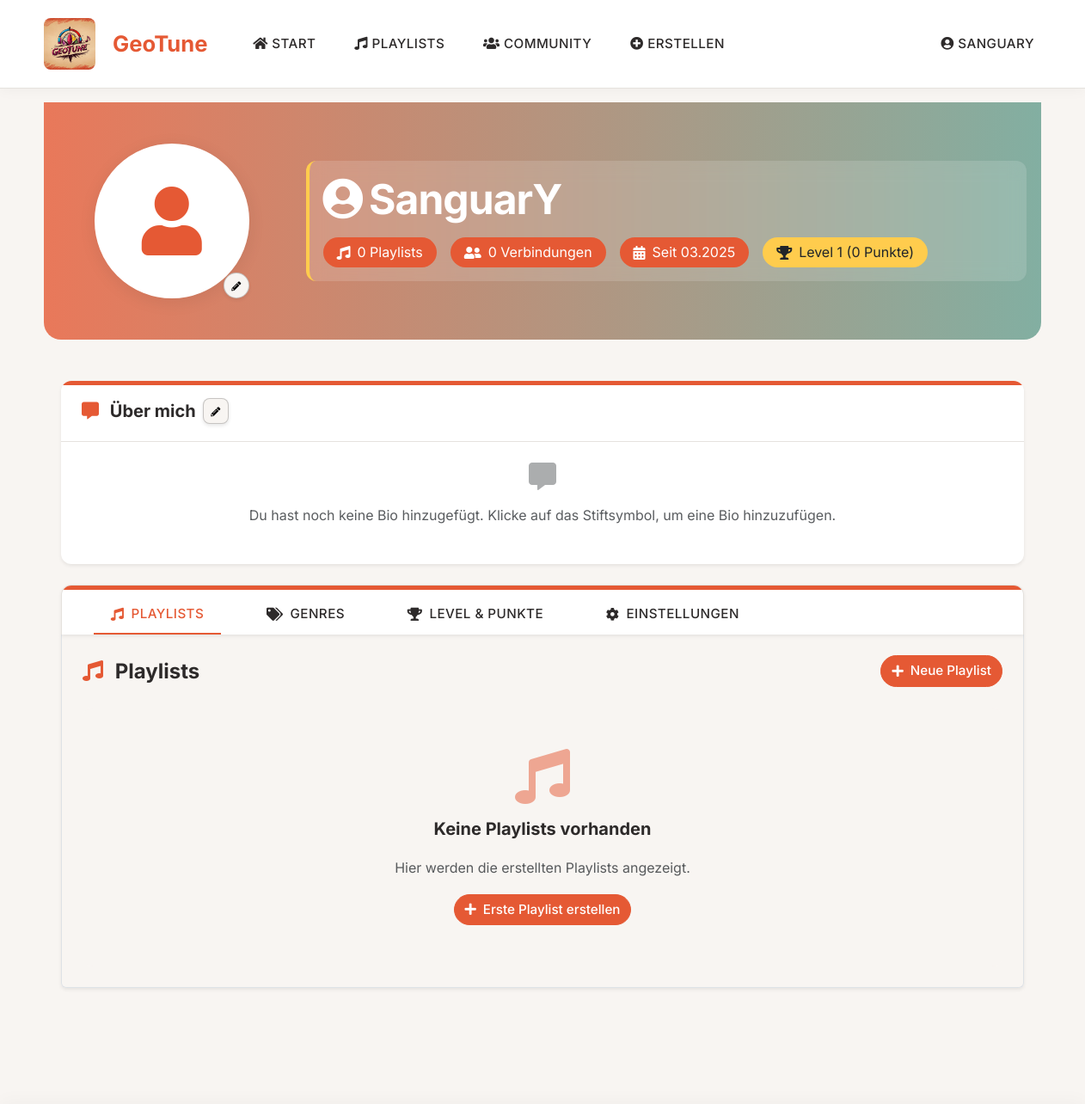
/profil/ (signed in, upper part), run on an earlier commit of the app's database.
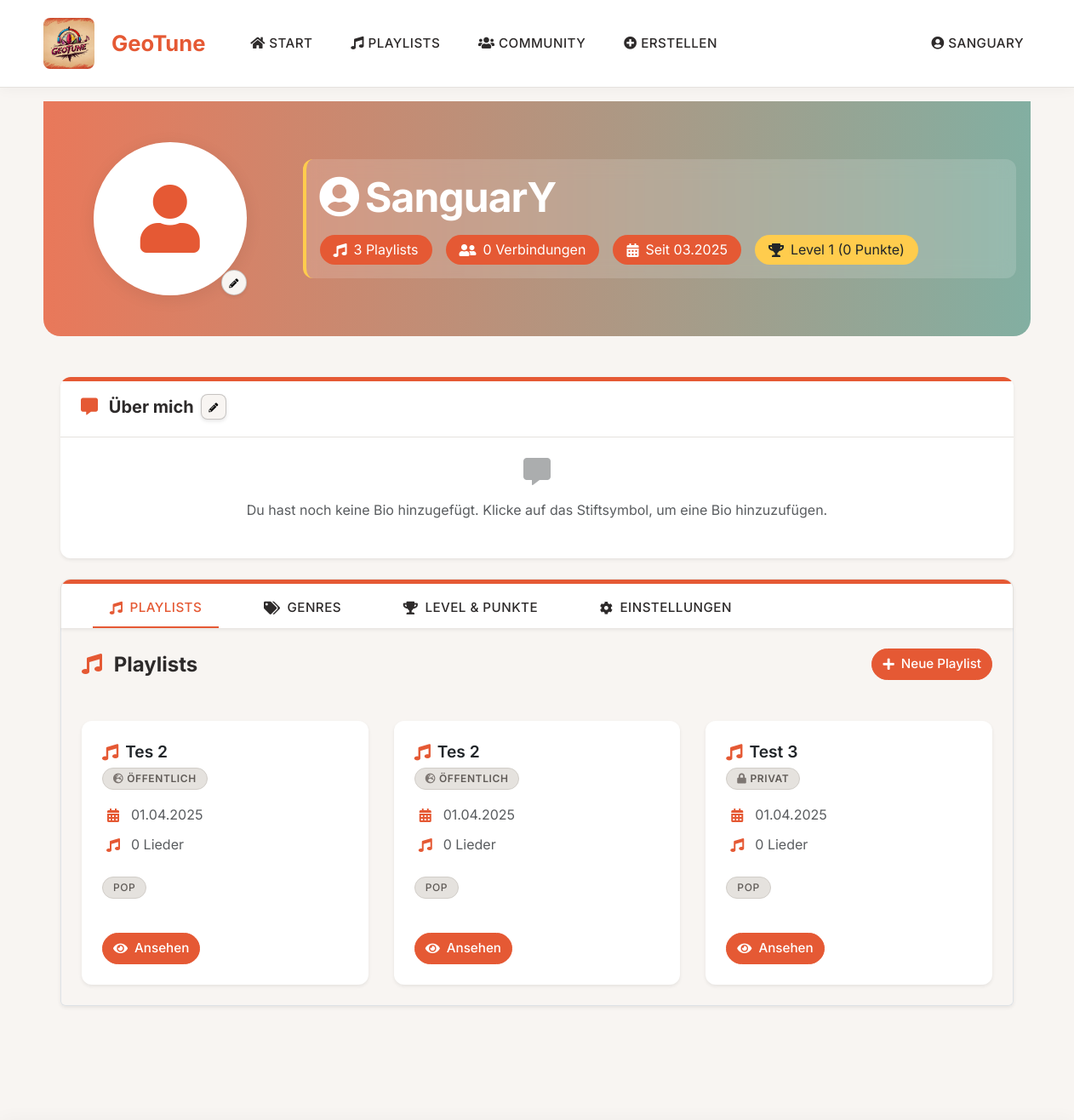
And on a later commit of the database.
### geotune/models.py (models this page shows, shortened)
class Playlist(models.Model):
    name = models.CharField(max_length=100)
    beschreibung = models.TextField(blank=True)
    erstellungsdatum = models.DateTimeField(default=timezone.now)
    erstellt_von = models.ForeignKey(Nutzer, on_delete=models.CASCADE, related_name='erstellte_playlists')
    ist_oeffentlich = models.BooleanField(default=True)
    anzahl_aufrufe = models.IntegerField(default=0)
    genres = models.ManyToManyField(Genre, related_name='playlists')
    standorte = models.ManyToManyField(Standort, through='PlaylistStandort', related_name='playlists')

class Genre(models.Model):
    name = models.CharField(max_length=50, unique=True)
    beschreibung = models.TextField(blank=True)
    def __str__(self):
        return self.name

### geotune/views.py (the view)
# urls.py: path('profil/', views.nutzerprofil, name='nutzerprofil'),
@login_required
def nutzerprofil(request, nutzer_id=None):
    if nutzer_id:
        profil_nutzer = get_object_or_404(Nutzer, id=nutzer_id)
        ist_eigenes_profil = (request.user.id == nutzer_id)
        verbindung = NutzerVerbindung.objects.filter(
            (Q(nutzer1=request.user) & Q(nutzer2=profil_nutzer)) |
            (Q(nutzer1=profil_nutzer) & Q(nutzer2=request.user))
        ).first()
        verbindungsstatus = None
        if verbindung:
            verbindungsstatus = verbindung.status
        playlists = Playlist.objects.filter(
            erstellt_von=profil_nutzer,
            ist_oeffentlich=True
        )
    else:
        profil_nutzer = request.user
        ist_eigenes_profil = True
        verbindungsstatus = None
        playlists = Playlist.objects.filter(erstellt_von=profil_nutzer)
    total_punkte = Gamification.objects.filter(nutzer=profil_nutzer).aggregate(Sum('punktewert'))['punktewert__sum'] or 0
    current_level = total_punkte // 100 + 1
    naechstes_level = current_level + 1
    punkte_bis_naechstes_level = 100 - (total_punkte % 100)
    level_progress = (total_punkte % 100)
    if request.method == 'POST' and ist_eigenes_profil:
        form = NutzerProfilForm(request.POST, request.FILES, instance=profil_nutzer)
        if form.is_valid():
            if 'update_profile' in request.POST:
                profil = form.save(commit=False)
                profil.save()
                if is_ajax_request(request):
                    return ajax_success_response(
                        'Profil erfolgreich aktualisiert!',
                        username=profil.username,
                        first_name=profil.first_name,
                        last_name=profil.last_name
                    )
                else:
                    messages.success(request, 'Profil erfolgreich aktualisiert!')
            elif 'update_genres' in request.POST:
                ausgewaehlte_genres = form.cleaned_data.get('genrevorlieben', [])
                NutzerGenrePraeferenz.objects.filter(nutzer=profil_nutzer).delete()
                for genre in ausgewaehlte_genres:
                    NutzerGenrePraeferenz.objects.create(
                        nutzer=profil_nutzer,
                        genre=genre,
                        praeferenzlevel=7  # Standard-Präferenzlevel
                    )
                if is_ajax_request(request):
                    return ajax_success_response('Bevorzugte Genres erfolgreich aktualisiert!')
                else:
                    messages.success(request, 'Bevorzugte Genres erfolgreich aktualisiert!', extra_tags='toast')
            return redirect('nutzerprofil')
        else:
            if 'update_genres' in request.POST:
                messages.error(request, 'Es gab einen Fehler beim Aktualisieren der Genres.', extra_tags='toast')
                if is_ajax_request(request):
                    return ajax_error_response('Es gab einen Fehler beim Aktualisieren der Genres.', errors=form.errors)
    else:
        form = NutzerProfilForm(instance=profil_nutzer) if ist_eigenes_profil else None
    return render(request, 'geotune/nutzerprofil.html', {
        'profil_nutzer': profil_nutzer,
        'ist_eigenes_profil': ist_eigenes_profil,
        'verbindungsstatus': verbindungsstatus,
        'playlists': playlists,
        'form': form,
        'total_punkte': total_punkte,
        'current_level': current_level,
        'level_progress': level_progress,
        'punkte_bis_naechstes_level': punkte_bis_naechstes_level,
    })

### geotune/context_processors.py (called while the page is built)
def verbindungsanfragen(request):
    anzahl = 0
    if request.user.is_authenticated:
        anzahl = request.user.erhaltene_verbindungen.filter(status='angefragt').count()
    return {'anzahl_verbindungsanfragen': anzahl}

### geotune/templates/geotune/nutzerprofil.html (shortened to what the changed rows need)
{% extends 'geotune/base.html' %}
{% load custom_filters %}
{% block content %}
{% with genre_list=profil_nutzer.genre_praeferenzen.all %}
<div class="container-fluid mb-5" style="background: linear-gradient(to right, rgba(var(--primary-rgb), 0.8), rgba(var(--secondary-rgb), 0.6)); padding: 3rem 0; margin-top: -1.5rem; border-radius: 0 0 var(--border-radius-lg) var(--border-radius-lg);">
    <div class="container">
            <div class="row align-items-center">
            <div class="col-md-9">
                <div class="p-3" style="background-color: rgba(255, 255, 255, 0.15); backdrop-filter: blur(10px); border-radius: var(--border-radius); border-left: 4px solid var(--accent);">
                    <h1 class="display-5 text-white fw-bold mb-1">
                        <i class="fas fa-user-circle me-2"></i>{{ profil_nutzer.username }}
                    </h1>
                    <div class="d-flex flex-wrap mt-3 gap-3">
                        <div class="d-flex align-items-center bg-primary bg-opacity-50 text-white rounded-pill px-3 py-1">
                            <i class="fas fa-music me-2"></i>
                            <span>{{ playlists|length }} Playlists</span>
                        </div>
                    </div>
                </div>
            </div>
        </div>
    </div>
</div>
<div class="container mb-5">
    <div class="tab-content p-4 border border-top-0 rounded-bottom shadow-sm" id="profileTabsContent">
        <div class="tab-pane fade show active" id="playlists" role="tabpanel" aria-labelledby="playlists-tab">
                {% if playlists %}
                <div class="row row-cols-1 row-cols-md-2 row-cols-lg-3 g-4">
                        {% for playlist in playlists %}
                    <div class="col">
                        <div class="card h-100 card-hoverable border-0 shadow-sm">
                            <div class="card-body d-flex flex-column">
                                <div class="mb-3">
                                    <h5 class="card-title mb-1" style="word-break: break-word;">
                                        <i class="fas fa-music text-primary me-2"></i>
                                        {{ playlist.name }}
                                    </h5>
                                    <div class="mt-1">
                                        {% if playlist.ist_oeffentlich %}
                                            <span class="badge rounded-pill" style="background-color: var(--gray-200); color: var(--gray-700); border: 1px solid var(--gray-300); white-space: nowrap; padding: 6px 12px;"><i class="fas fa-globe-europe me-1" style="color: var(--gray-600);"></i> ÖFFENTLICH</span>
                                        {% else %}
                                            <span class="badge rounded-pill" style="background-color: var(--gray-200); color: var(--gray-700); border: 1px solid var(--gray-300); white-space: nowrap; padding: 6px 12px;"><i class="fas fa-lock me-1" style="color: var(--gray-600);"></i> PRIVAT</span>
                                        {% endif %}
                                    </div>
                                </div>
                                <div class="mb-3">
                                    <div class="mb-2">
                                        <div class="d-flex align-items-center">
                                            <i class="fas fa-calendar-alt text-primary me-2" style="width: 26px; text-align: center; color: var(--primary);"></i>
                                            <span class="text-muted">{{ playlist.erstellungsdatum|date:"d.m.Y" }}</span>
                                        </div>
                                    </div>
                                    <div class="mb-2">
                                        <div class="d-flex align-items-center">
                                            <i class="fas fa-music text-primary me-2" style="width: 26px; text-align: center; color: var(--primary);"></i>
                                            <span class="text-muted">{{ playlist.lieder.count }} Lieder</span>
                                        </div>
                                    </div>
                                </div>
                                {% if playlist.genres.all %}
                                <div class="mb-3 d-flex flex-wrap gap-2">
                                    {% for genre in playlist.genres.all %}
                                    <span class="badge rounded-pill" style="background-color: var(--gray-200); color: var(--gray-700); border: 1px solid var(--gray-300); padding: 6px 12px; font-weight: 500; text-transform: uppercase; font-size: 0.75rem;">{{ genre.name }}</span>
                                    {% endfor %}
                                </div>
                                {% endif %}
                                <div class="d-flex align-items-center mt-auto">
                                    <a href="{% url 'playlist_detail' playlist.id %}" class="btn btn-primary rounded-pill" style="padding: 8px 20px; font-weight: 500;">
                                        <i class="fas fa-eye me-2"></i> Ansehen
                                    </a>
                                </div>
                                </div>
                            </div>
                        </div>
                        {% endfor %}
                    </div>
                {% else %}
                <div class="text-center p-5 bg-light rounded">
                    <div class="mb-3">
                        <i class="fas fa-music fa-4x text-primary opacity-50"></i>
                    </div>
                    <h5>Keine Playlists vorhanden</h5>
                    <p class="text-muted mb-3">Hier werden die erstellten Playlists angezeigt.</p>
                    {% if ist_eigenes_profil %}
                    <a href="{% url 'playlist_erstellen' %}" class="btn btn-primary">
                        <i class="fas fa-plus me-2"></i> Erste Playlist erstellen
                    </a>
                    {% endif %}
                </div>
            {% endif %}
        </div>
    </div>
</div>
{% endwith %}
{% endblock %}

What changed in the data, as far as the page shows it:
added Playlist: name "Tes 2", ist_oeffentlich True (drawn), erstellungsdatum "01.04.2025", lieder.count "0"
now on this page (row unchanged): Genre: name "POP"
added Playlist: name "Tes 2", ist_oeffentlich True (drawn), erstellungsdatum "01.04.2025", lieder.count "0"
added Playlist: name "Test 3", ist_oeffentlich False (drawn), erstellungsdatum "01.04.2025", lieder.count "0"
Also different on the page:
{{ playlists|length }}: "0" → "3"
text no longer shown: "Keine Playlists vorhanden Hier werden die erstellten Playlists angezeigt. Erste Playlist erstellen"
